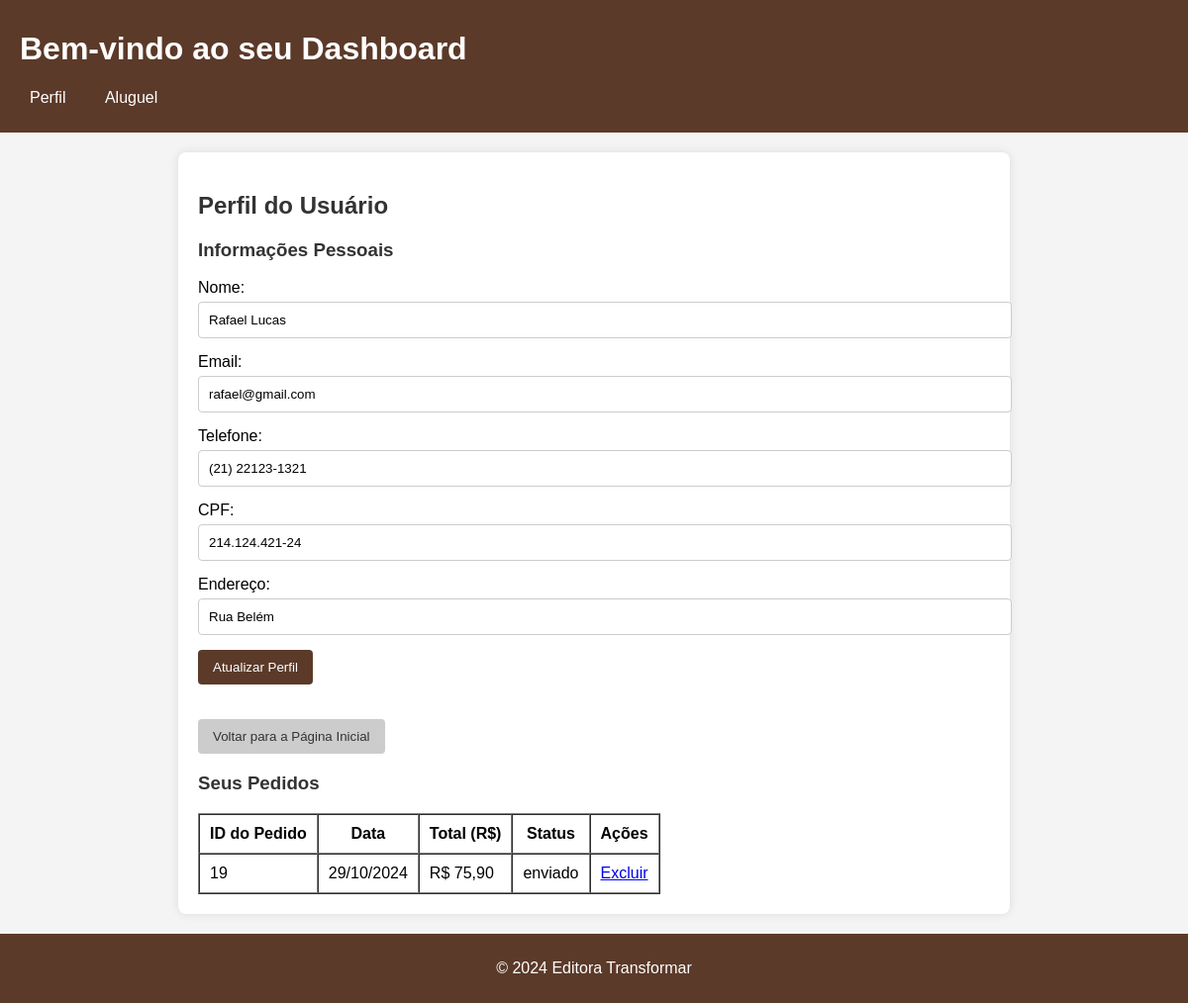
The page /perfil.php (signed in) on the database its author committed.
### tables this page shows
CREATE TABLE `usuarios` (
  `id` int(11) NOT NULL,
  `usuario` varchar(50) NOT NULL,
  `senha` varchar(255) NOT NULL,
  `nome` varchar(100) DEFAULT NULL,
  `email` varchar(100) NOT NULL,
  `data_criacao` timestamp NOT NULL DEFAULT current_timestamp(),
  `cpf` varchar(14) NOT NULL,
  `telefone` varchar(15) NOT NULL,
  `endereco` varchar(255) NOT NULL,
  `nivel` varchar(250) NOT NULL DEFAULT 'cliente'
);

CREATE TABLE `pedidos` (
  `id` int(11) NOT NULL,
  `produto_id` int(11) DEFAULT NULL,
  `status` enum('pendente','enviado','entregue') DEFAULT 'pendente',
  `data_pedido` timestamp NOT NULL DEFAULT current_timestamp(),
  `usuario` varchar(255) NOT NULL,
  `total` decimal(10,2) NOT NULL,
  `produtos` text NOT NULL
);

### perfil.php (the view, shortened to what this page needs)
<?php
include('conexao.php');
$email = $_SESSION['usuario'];
$query = "SELECT * FROM usuarios WHERE email = '$email'";
$result = mysqli_query($conexao, $query);
$user = mysqli_fetch_assoc($result);
$pedido_query = "SELECT * FROM pedidos WHERE usuario = '$email' ORDER BY data_pedido DESC";
$pedido_result = mysqli_query($conexao, $pedido_query);
?>
<!DOCTYPE html>
<html lang="pt-br">
<head>
</head>
<body>
    <header>
        <h1>Bem-vindo ao seu Dashboard</h1>
        <nav>
            <ul>
                <li><a href="perfil.php">Perfil</a></li>
                <li><a href="aluguelcliente.php">Aluguel</a></li>
            </ul>
        </nav>
    </header>
    <main>
        <h2>Perfil do Usuário</h2>
        <section>
            <h3>Informações Pessoais</h3>
            <form method="POST" action="perfil.php">
                <div>
                    <label for="nome">Nome:</label>
                    <input type="text" id="nome" name="nome" value="<?= htmlspecialchars($user['nome']) ?>" required>
                </div>
                <div>
                    <label for="email">Email:</label>
                    <input type="email" id="email" name="email" value="<?= htmlspecialchars($user['email']) ?>" readonly>
                </div>
                <div>
                    <label for="telefone">Telefone:</label>
                    <input type="text" id="telefone" name="telefone" value="<?= htmlspecialchars($user['telefone']) ?>" required>
                </div>
                <div>
                    <label for="cpf">CPF:</label>
                    <input type="text" id="cpf" name="cpf" value="<?= htmlspecialchars($user['cpf']) ?>" required>
                </div>
                <div>
                    <label for="endereco">Endereço:</label>
                    <input type="text" id="endereco" name="endereco" value="<?= htmlspecialchars($user['endereco']) ?>" required>
                </div>
                <div>
                    <button type="submit">Atualizar Perfil</button>
                </div>
            </form>
            <button class="back-button" onclick="window.location.href='index.php';">Voltar para a Página Inicial</button>
        </section>
        <section>
            <h3>Seus Pedidos</h3>
            <?php if (mysqli_num_rows($pedido_result) > 0): ?>
                <table border="1" cellpadding="10" cellspacing="0">
                    <thead>
                        <tr>
                            <th>ID do Pedido</th>
                            <th>Data</th>
                            <th>Total (R$)</th>
                            <th>Status</th>
                            <th>Ações</th>
                        </tr>
                    </thead>
                    <tbody>
                        <?php while ($pedido = mysqli_fetch_assoc($pedido_result)): ?>
                            <tr>
                                <td><?= $pedido['id'] ?></td>
                                <td><?= date('d/m/Y', strtotime($pedido['data_pedido'])) ?></td>
                                <td>R$ <?= number_format($pedido['total'], 2, ',', '.') ?></td>
                                <td><?= htmlspecialchars($pedido['status']) ?></td>
                                <td>
                                    <a href="perfil.php?acao=excluir&pedido_id=<?= $pedido['id'] ?>" onclick="return confirm('Tem certeza que deseja excluir este pedido?');">Excluir</a>
                                </td>
                            </tr>
                        <?php endwhile; ?>
                    </tbody>
                </table>
            <?php else: ?>
                <p>Você ainda não fez nenhum pedido.</p>
            <?php endif; ?>
        </section>
    </main>
    <footer>
        <p>&copy; 2024 Editora Transformar</p>
    </footer>
</body>
</html>

### perfil.php (style rules this page uses)
body { font-family: Arial, sans-serif; margin: 0; padding: 0; background-color: #f4f4f4; }
header { background: #5B3A29; color: #fff; padding: 10px 20px; }
nav ul { list-style: none; padding: 0; }
nav ul li { display: inline; margin-right: 15px; }
nav ul li a { color: #fff; text-decoration: none; padding: 5px 10px; border-radius: 4px; }
main { padding: 20px; background: #fff; max-width: 800px; margin: 20px auto; border-radius: 8px; box-shadow: 0 0 10px rgba(0,0,0,0.1); }
h2, h3 { color: #333; }
form div { margin-bottom: 15px; }
label { display: block; margin-bottom: 5px; }
input[type="text"], input[type="email"] { width: 100%; padding: 10px; border: 1px solid #ccc; border-radius: 4px; }
button { background: #5B3A29; color: #fff; padding: 10px 15px; border: none; border-radius: 4px; cursor: pointer; }
.back-button { background: #ccc; color: #333; border: none; padding: 10px 15px; border-radius: 4px; cursor: pointer; margin-top: 20px; }
footer { text-align: center; padding: 10px 0; background: #5B3A29; color: #fff; }

### rows shown on the page
usuarios: nome "Rafael Lucas", email "rafael@gmail.com", telefone "(21) 22123-1321", cpf "214.124.421-24", endereco "Rua Belém"
pedidos: id "19", data_pedido "29/10/2024", total "75,90", status "enviado"
